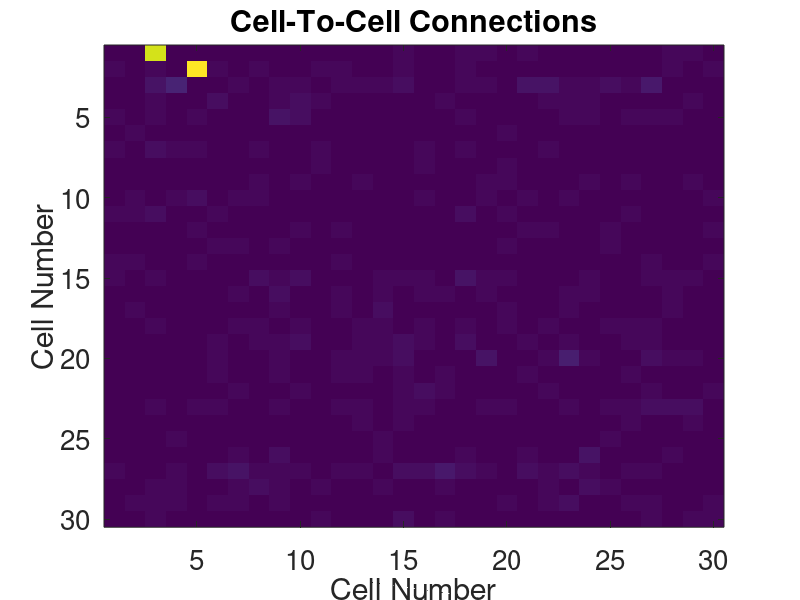

The MATLAB source for this figure:
%% Cell 1 This is code that will go in the outer loop. I don't have the outer loop.

% Set up data on which to do the testing.
NT = 201; % 201 time steps
NCELL = 30; % 30 time series (i.e. bioluminescence data for 30 cells)
Ii = 1; % cell of interest (% in line b of the algorithm, it loops over all values of i. I am just doing this for one).
Jjtarget = 3; % cell to see if it affects cell Ii. (This is constructed so that we can detect a dependence)
time = linspace(0, 200, NT); % set up time
data = zeros(NT,NCELL); % initialize the data matrix
FList = zeros(NCELL, NCELL);

% stephanie start
% varying period over time (starts at 24 and ends at around 25)
period_over_time = 24 * linspace( 1, 1.05, length(time) );
% stephanie end

for i = 1 : NCELL,
    % Each time series is a sine curve with a slightly different period
    % near 24 h.
    data(:,i) = sin( time ./ (period_over_time+i*0.1).*(2*pi) )';
end;
% Each time series has noise in the signal
data = data + randn( size(data) );
% Cell 1's timeseries is really just a shifted version of the timeseries
% from Cell 3. So we expect Cell 3 to look connected to Cell 1.
data(3:end,Ii) = data(1:end-2,Jjtarget);
data(3:end,Ii) = data(3:end,Ii) + randn(size(data(3:end,Ii)))*0.5;

data(3:end,2) = data(1:end-2,5);
data(3:end,2) = data(3:end,2) + randn(size(data(3:end,2)))*0.5;

% We will look back up to 4 time steps
P = 4;

% Solve the full model for cell i. (eq 11 in paper)
for Ii = 1 : NCELL,
    
    % Begin code for row c of the algorithm
    Y = data(P+1:end,Ii)';
    Z = ones(1,NT-P);
    for i = 1 : P,
        Z = [Z; data(P-i+1:end-i,:)'];
    end;
    % Solve Z'*BT = Y' for BT.
    BT = Z'\Y'; % This does the least squares solving (BT means B transpose). B contains the alphas.
    % End code for row c of the algorithm
    % Begin code for row d of the algorithm
    resid1 = Z'*BT-Y';
    sigma_squared1 = resid1'*resid1/(size(Z',1)-(size(Z',2)-1)-1);
    % End code for row d of the algorithm

    % Row e is the loop control line. Here it is.
    for Jj = 1 : NCELL,
        % Begin row f of the algorithm
        % Solve the partial model to test i's dependence on j. (eq 12 in paper)
        % So we compute it without the j'th cell considered in Z.
        Y = data(P+1:end,Ii)';
        Z = ones(1,NT-P);
        cell_idxs = setdiff(1:NCELL,Jj);
        for i = 1 : P,
            Z = [Z; data(P-i+1:end-i,cell_idxs)'];
        end;
        BT = Z'\Y';
        % End row f of the algorithm
        % Begin row g of the algorithm
        resid0 = Z'*BT-Y';
        sigma_squared0 = resid0'*resid0/(size(Z',1)-(size(Z',2)-1)-1);
        % End row g of the algorithm

        % In row h of the algorithm, it mentions the F-statistic. This is where
        % things get a little confusing. The definition they describe of the
        % F-statistic is basically sigma_squared0/sigma_squared1, but I don't
        % see that definition in any stats book.
        % We could do this: F = sigma_squared0/sigma_squared1.
        % If F is big (you need to decide what "big" is -- maybe bigger than 2?), 
        % then we say there is a connection from cell Ii to cell Jj.
        % Right now, I am just printing out both sigma_squared values.
        % The threshold should be larger than 1. Maybe 1.5?
        F = sigma_squared0/sigma_squared1;
%         disp( ['sigma squared for full is ',num2str(sigma_squared1),' and partial when JJ=',num2str(Jj),' is ',num2str(sigma_squared0), ', F= ',num2str(F)]);
        FList(Ii, Jj) = F;
    end;
end;
% disp(FList);
% hist(FList);
figure;

% imagesc(FList);
imagesc( min( FList, 5 ));
xlabel('Cell Number');
ylabel('Cell Number');
title('Cell-To-Cell Connections');
set(gca, 'Fontsize', 20);
